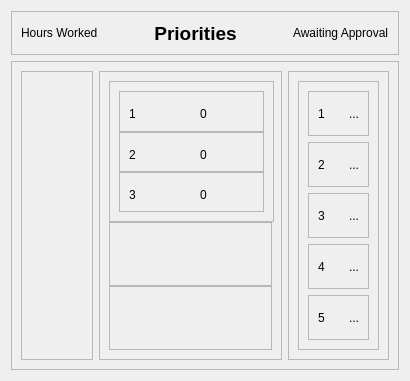
            <widget class="QWidget" name="dashboard_view">
             <layout class="QVBoxLayout" name="verticalLayout_8">
              <item alignment="Qt::AlignTop">
               <widget class="QFrame" name="frame_15">
                <property name="frameShape">
                 <enum>QFrame::StyledPanel</enum>
                </property>
                <property name="frameShadow">
                 <enum>QFrame::Raised</enum>
                </property>
                <layout class="QHBoxLayout" name="horizontalLayout_8">
                 <item alignment="Qt::AlignLeft|Qt::AlignVCenter">
                  <widget class="QLabel" name="label_2">
                   <property name="text">
                    <string>Hours Worked</string>
                   </property>
                  </widget>
                 </item>
                 <item alignment="Qt::AlignLeft">
                  <widget class="QLabel" name="label_9">
                   <property name="minimumSize">
                    <size>
                     <width>183</width>
                     <height>24</height>
                    </size>
                   </property>
                   <property name="maximumSize">
                    <size>
                     <width>183</width>
                     <height>24</height>
                    </size>
                   </property>
                   <property name="font">
                    <font>
                     <pointsize>14</pointsize>
                     <italic>false</italic>
                     <bold>true</bold>
                    </font>
                   </property>
                   <property name="text">
                    <string>Priorities</string>
                   </property>
                   <property name="alignment">
                    <set>Qt::AlignCenter</set>
                   </property>
                  </widget>
                 </item>
                 <item alignment="Qt::AlignHCenter|Qt::AlignVCenter">
                  <widget class="QLabel" name="label">
                   <property name="text">
                    <string>Awaiting Approval</string>
                   </property>
                  </widget>
                 </item>
                </layout>
               </widget>
              </item>
              <item>
               <widget class="QFrame" name="frame_16">
                <property name="sizePolicy">
                 <sizepolicy hsizetype="Preferred" vsizetype="Expanding">
                  <horstretch>0</horstretch>
                  <verstretch>0</verstretch>
                 </sizepolicy>
                </property>
                <property name="frameShape">
                 <enum>QFrame::StyledPanel</enum>
                </property>
                <property name="frameShadow">
                 <enum>QFrame::Raised</enum>
                </property>
                <layout class="QGridLayout" name="gridLayout">
                 <item row="0" column="0">
                  <widget class="QFrame" name="dashboard_frame_left">
                   <property name="frameShape">
                    <enum>QFrame::StyledPanel</enum>
                   </property>
                   <property name="frameShadow">
                    <enum>QFrame::Raised</enum>
                   </property>
                  </widget>
                 </item>
                 <item row="0" column="1">
                  <widget class="QFrame" name="dashboard_frame_center">
                   <property name="minimumSize">
                    <size>
                     <width>183</width>
                     <height>0</height>
                    </size>
                   </property>
                   <property name="maximumSize">
                    <size>
                     <width>183</width>
                     <height>16777215</height>
                    </size>
                   </property>
                   <property name="frameShape">
                    <enum>QFrame::StyledPanel</enum>
                   </property>
                   <property name="frameShadow">
                    <enum>QFrame::Raised</enum>
                   </property>
                   <layout class="QVBoxLayout" name="verticalLayout_6">
                    <property name="spacing">
                     <number>0</number>
                    </property>
                    <item>
                     <widget class="QFrame" name="frame">
                      <property name="minimumSize">
                       <size>
                        <width>165</width>
                        <height>0</height>
                       </size>
                      </property>
                      <property name="maximumSize">
                       <size>
                        <width>165</width>
                        <height>141</height>
                       </size>
                      </property>
                      <property name="frameShape">
                       <enum>QFrame::StyledPanel</enum>
                      </property>
                      <property name="frameShadow">
                       <enum>QFrame::Raised</enum>
                      </property>
                      <layout class="QVBoxLayout" name="verticalLayout_9">
                       <property name="spacing">
                        <number>0</number>
                       </property>
                       <item>
                        <widget class="QFrame" name="frame_4">
                         <property name="maximumSize">
                          <size>
                           <width>147</width>
                           <height>41</height>
                          </size>
                         </property>
                         <property name="frameShape">
                          <enum>QFrame::StyledPanel</enum>
                         </property>
                         <property name="frameShadow">
                          <enum>QFrame::Raised</enum>
                         </property>
                         <layout class="QHBoxLayout" name="horizontalLayout_9">
                          <property name="spacing">
                           <number>0</number>
                          </property>
                          <item>
                           <widget class="QLabel" name="pri_1">
                            <property name="minimumSize">
                             <size>
                              <width>25</width>
                              <height>25</height>
                             </size>
                            </property>
                            <property name="maximumSize">
                             <size>
                              <width>25</width>
                              <height>25</height>
                             </size>
                            </property>
                            <property name="baseSize">
                             <size>
                              <width>13</width>
                              <height>0</height>
                             </size>
                            </property>
                            <property name="text">
                             <string>1</string>
                            </property>
                           </widget>
                          </item>
                          <item alignment="Qt::AlignHCenter|Qt::AlignVCenter">
                           <widget class="QLabel" name="pri_1_count">
                            <property name="minimumSize">
                             <size>
                              <width>0</width>
                              <height>25</height>
                             </size>
                            </property>
                            <property name="maximumSize">
                             <size>
                              <width>16777215</width>
                              <height>25</height>
                             </size>
                            </property>
                            <property name="sizeIncrement">
                             <size>
                              <width>25</width>
                              <height>0</height>
                             </size>
                            </property>
                            <property name="baseSize">
                             <size>
                              <width>25</width>
                              <height>0</height>
                             </size>
                            </property>
                            <property name="text">
                             <string>0</string>
                            </property>
                           </widget>
                          </item>
                         </layout>
                        </widget>
                       </item>
                       <item>
                        <widget class="QFrame" name="frame_6">
                         <property name="maximumSize">
                          <size>
                           <width>147</width>
                           <height>41</height>
                          </size>
                         </property>
                         <property name="frameShape">
                          <enum>QFrame::StyledPanel</enum>
                         </property>
                         <property name="frameShadow">
                          <enum>QFrame::Raised</enum>
                         </property>
                         <layout class="QHBoxLayout" name="horizontalLayout_11">
                          <property name="spacing">
                           <number>0</number>
                          </property>
                          <item>
                           <widget class="QLabel" name="pri_2">
                            <property name="minimumSize">
                             <size>
                              <width>25</width>
                              <height>25</height>
                             </size>
                            </property>
                            <property name="maximumSize">
                             <size>
                              <width>25</width>
                              <height>25</height>
                             </size>
                            </property>
                            <property name="text">
                             <string>2</string>
                            </property>
                           </widget>
                          </item>
                          <item alignment="Qt::AlignHCenter|Qt::AlignVCenter">
                           <widget class="QLabel" name="pri_2_count">
                            <property name="minimumSize">
                             <size>
                              <width>0</width>
                              <height>25</height>
                             </size>
                            </property>
                            <property name="maximumSize">
                             <size>
                              <width>16777215</width>
                              <height>25</height>
                             </size>
                            </property>
                            <property name="text">
                             <string>0</string>
                            </property>
                           </widget>
                          </item>
                         </layout>
                        </widget>
                       </item>
                       <item>
                        <widget class="QFrame" name="frame_5">
                         <property name="maximumSize">
                          <size>
                           <width>147</width>
                           <height>41</height>
                          </size>
                         </property>
                         <property name="frameShape">
                          <enum>QFrame::StyledPanel</enum>
                         </property>
                         <property name="frameShadow">
                          <enum>QFrame::Raised</enum>
                         </property>
                         <layout class="QHBoxLayout" name="horizontalLayout_10">
                          <property name="spacing">
                           <number>0</number>
                          </property>
                          <item>
                           <widget class="QLabel" name="pri_3">
                            <property name="minimumSize">
                             <size>
                              <width>25</width>
                              <height>25</height>
                             </size>
                            </property>
                            <property name="maximumSize">
                             <size>
                              <width>25</width>
                              <height>25</height>
                             </size>
                            </property>
                            <property name="text">
                             <string>3</string>
                            </property>
                           </widget>
                          </item>
                          <item alignment="Qt::AlignHCenter|Qt::AlignVCenter">
                           <widget class="QLabel" name="pri_3_count">
                            <property name="minimumSize">
                             <size>
                              <width>0</width>
                              <height>25</height>
                             </size>
                            </property>
                            <property name="maximumSize">
                             <size>
                              <width>16777215</width>
                              <height>25</height>
                             </size>
                            </property>
                            <property name="text">
                             <string>0</string>
                            </property>
                           </widget>
                          </item>
                         </layout>
                        </widget>
                       </item>
                      </layout>
                     </widget>
                    </item>
                    <item>
                     <widget class="QFrame" name="frame_2">
                      <property name="frameShape">
                       <enum>QFrame::StyledPanel</enum>
                      </property>
                      <property name="frameShadow">
                       <enum>QFrame::Raised</enum>
                      </property>
                     </widget>
                    </item>
                    <item>
                     <widget class="QFrame" name="frame_3">
                      <property name="frameShape">
                       <enum>QFrame::StyledPanel</enum>
                      </property>
                      <property name="frameShadow">
                       <enum>QFrame::Raised</enum>
                      </property>
                     </widget>
                    </item>
                   </layout>
                  </widget>
                 </item>
                 <item row="0" column="2">
                  <widget class="QFrame" name="dashboard_frame_right">
                   <property name="frameShape">
                    <enum>QFrame::StyledPanel</enum>
                   </property>
                   <property name="frameShadow">
                    <enum>QFrame::Raised</enum>
                   </property>
                   <layout class="QVBoxLayout" name="verticalLayout_18">
                    <property name="spacing">
                     <number>0</number>
                    </property>
                    <item>
                     <widget class="QFrame" name="frame_7">
                      <property name="frameShape">
                       <enum>QFrame::StyledPanel</enum>
                      </property>
                      <property name="frameShadow">
                       <enum>QFrame::Raised</enum>
                      </property>
                      <layout class="QVBoxLayout" name="verticalLayout_19">
                       <item>
                        <widget class="QFrame" name="set_1">
                         <property name="frameShape">
                          <enum>QFrame::StyledPanel</enum>
                         </property>
                         <property name="frameShadow">
                          <enum>QFrame::Raised</enum>
                         </property>
                         <layout class="QHBoxLayout" name="horizontalLayout_12">
                          <item>
                           <widget class="QLabel" name="set_1_num">
                            <property name="minimumSize">
                             <size>
                              <width>25</width>
                              <height>25</height>
                             </size>
                            </property>
                            <property name="maximumSize">
                             <size>
                              <width>25</width>
                              <height>25</height>
                             </size>
                            </property>
                            <property name="text">
                             <string>1</string>
                            </property>
                           </widget>
                          </item>
                          <item>
                           <widget class="QLabel" name="set_1_count">
                            <property name="text">
                             <string>...</string>
                            </property>
                           </widget>
                          </item>
                         </layout>
                        </widget>
                       </item>
                       <item>
                        <widget class="QFrame" name="set_2">
                         <property name="frameShape">
                          <enum>QFrame::StyledPanel</enum>
                         </property>
                         <property name="frameShadow">
                          <enum>QFrame::Raised</enum>
                         </property>
                         <layout class="QHBoxLayout" name="horizontalLayout_13">
                          <item>
                           <widget class="QLabel" name="set_2_num">
                            <property name="minimumSize">
                             <size>
                              <width>25</width>
                              <height>25</height>
                             </size>
                            </property>
                            <property name="maximumSize">
                             <size>
                              <width>25</width>
                              <height>25</height>
                             </size>
                            </property>
                            <property name="text">
                             <string>2</string>
                            </property>
                           </widget>
                          </item>
                          <item>
                           <widget class="QLabel" name="set_2_count">
                            <property name="text">
                             <string>...</string>
                            </property>
                           </widget>
                          </item>
                         </layout>
                        </widget>
                       </item>
                       <item>
                        <widget class="QFrame" name="set_3">
                         <property name="frameShape">
                          <enum>QFrame::StyledPanel</enum>
                         </property>
                         <property name="frameShadow">
                          <enum>QFrame::Raised</enum>
                         </property>
                         <layout class="QHBoxLayout" name="horizontalLayout_14">
                          <item>
                           <widget class="QLabel" name="set_3_num">
                            <property name="minimumSize">
                             <size>
                              <width>25</width>
                              <height>25</height>
                             </size>
                            </property>
                            <property name="maximumSize">
                             <size>
                              <width>25</width>
                              <height>25</height>
                             </size>
                            </property>
                            <property name="text">
                             <string>3</string>
                            </property>
                           </widget>
                          </item>
                          <item>
                           <widget class="QLabel" name="set_3_count">
                            <property name="text">
                             <string>...</string>
                            </property>
                           </widget>
                          </item>
                         </layout>
                        </widget>
                       </item>
                       <item>
                        <widget class="QFrame" name="set_4">
                         <property name="frameShape">
                          <enum>QFrame::StyledPanel</enum>
                         </property>
                         <property name="frameShadow">
                          <enum>QFrame::Raised</enum>
                         </property>
                         <layout class="QHBoxLayout" name="horizontalLayout_15">
                          <item>
                           <widget class="QLabel" name="set_4_num">
                            <property name="minimumSize">
                             <size>
                              <width>25</width>
                              <height>25</height>
                             </size>
                            </property>
                            <property name="maximumSize">
                             <size>
                              <width>25</width>
                              <height>25</height>
                             </size>
                            </property>
                            <property name="text">
                             <string>4</string>
                            </property>
                           </widget>
                          </item>
                          <item>
                           <widget class="QLabel" name="set_4_count">
                            <property name="text">
                             <string>...</string>
                            </property>
                           </widget>
                          </item>
                         </layout>
                        </widget>
                       </item>
                       <item>
                        <widget class="QFrame" name="set_5">
                         <property name="frameShape">
                          <enum>QFrame::StyledPanel</enum>
                         </property>
                         <property name="frameShadow">
                          <enum>QFrame::Raised</enum>
                         </property>
                         <layout class="QHBoxLayout" name="horizontalLayout_16">
                          <item>
                           <widget class="QLabel" name="set_5_num">
                            <property name="minimumSize">
                             <size>
                              <width>25</width>
                              <height>25</height>
                             </size>
                            </property>
                            <property name="maximumSize">
                             <size>
                              <width>25</width>
                              <height>25</height>
                             </size>
                            </property>
                            <property name="text">
                             <string>5</string>
                            </property>
                           </widget>
                          </item>
                          <item>
                           <widget class="QLabel" name="set_5_count">
                            <property name="text">
                             <string>...</string>
                            </property>
                           </widget>
                          </item>
                         </layout>
                        </widget>
                       </item>
                      </layout>
                     </widget>
                    </item>
                    <item>
                     <widget class="QFrame" name="frame_9">
                      <property name="frameShape">
                       <enum>QFrame::StyledPanel</enum>
                      </property>
                      <property name="frameShadow">
                       <enum>QFrame::Raised</enum>
                      </property>
                     </widget>
                    </item>
                   </layout>
                  </widget>
                 </item>
                </layout>
               </widget>
              </item>
             </layout>
            </widget>
